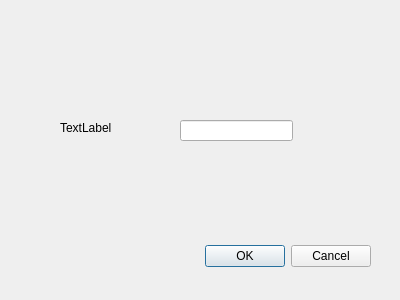
<?xml version="1.0" encoding="UTF-8"?>
<ui version="4.0">
 <class>Dialog</class>
 <widget class="QDialog" name="Dialog">
  <property name="geometry">
   <rect>
    <x>0</x>
    <y>0</y>
    <width>400</width>
    <height>300</height>
   </rect>
  </property>
  <property name="windowTitle">
   <string>Dialog</string>
  </property>
  <widget class="QDialogButtonBox" name="buttonBox">
   <property name="geometry">
    <rect>
     <x>30</x>
     <y>240</y>
     <width>341</width>
     <height>32</height>
    </rect>
   </property>
   <property name="orientation">
    <enum>Qt::Horizontal</enum>
   </property>
   <property name="standardButtons">
    <set>QDialogButtonBox::Cancel|QDialogButtonBox::Ok</set>
   </property>
  </widget>
  <widget class="QLabel" name="label">
   <property name="geometry">
    <rect>
     <x>60</x>
     <y>120</y>
     <width>72</width>
     <height>15</height>
    </rect>
   </property>
   <property name="text">
    <string>TextLabel</string>
   </property>
  </widget>
  <widget class="QLineEdit" name="lineEdit">
   <property name="geometry">
    <rect>
     <x>180</x>
     <y>120</y>
     <width>113</width>
     <height>21</height>
    </rect>
   </property>
  </widget>
 </widget>
 <resources/>
 <connections>
  <connection>
   <sender>buttonBox</sender>
   <signal>accepted()</signal>
   <receiver>Dialog</receiver>
   <slot>accept()</slot>
   <hints>
    <hint type="sourcelabel">
     <x>248</x>
     <y>254</y>
    </hint>
    <hint type="destinationlabel">
     <x>157</x>
     <y>274</y>
    </hint>
   </hints>
  </connection>
  <connection>
   <sender>buttonBox</sender>
   <signal>rejected()</signal>
   <receiver>Dialog</receiver>
   <slot>reject()</slot>
   <hints>
    <hint type="sourcelabel">
     <x>316</x>
     <y>260</y>
    </hint>
    <hint type="destinationlabel">
     <x>286</x>
     <y>274</y>
    </hint>
   </hints>
  </connection>
 </connections>
</ui>
